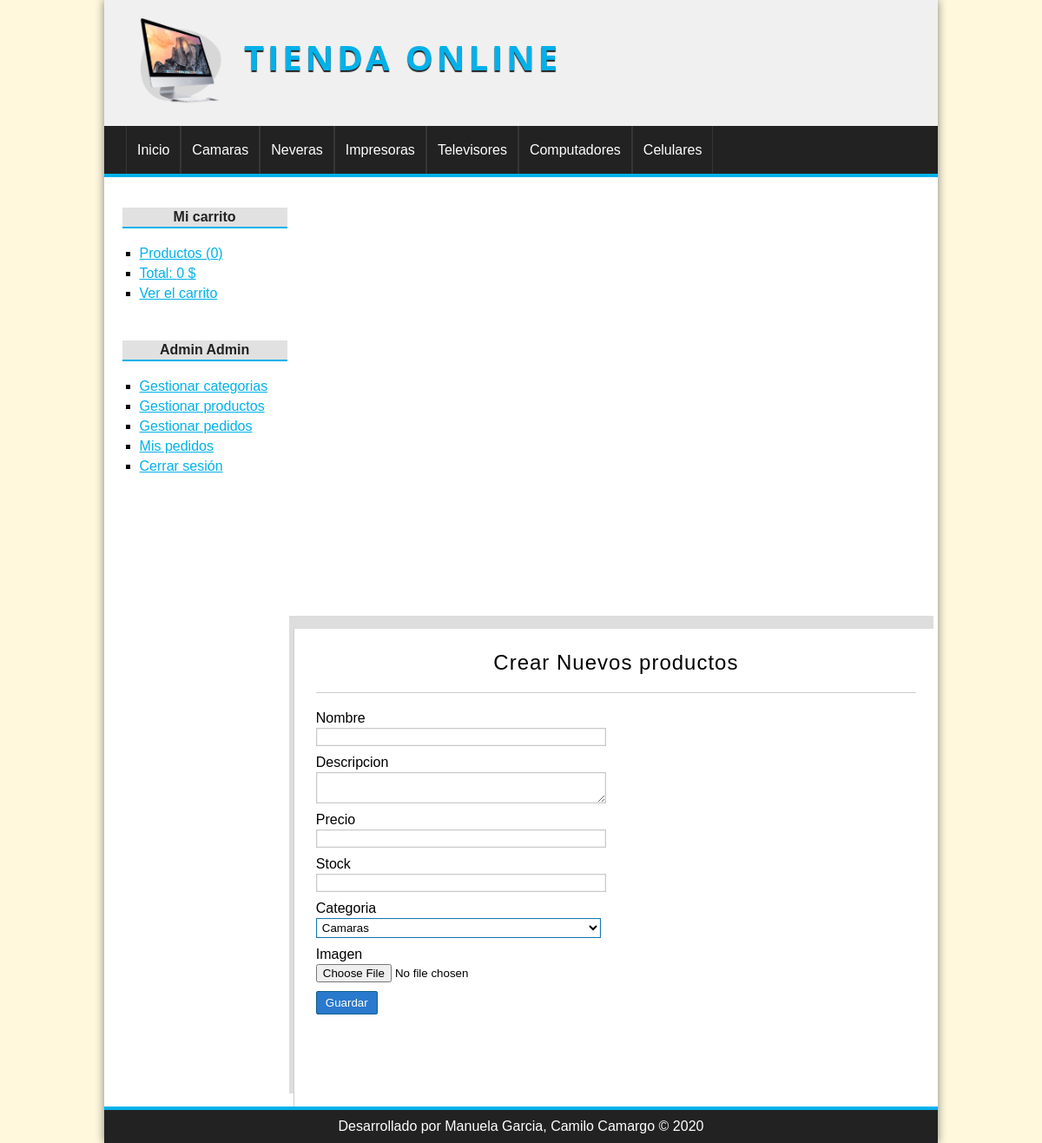
The page /proyecto-php-poo/producto/crear (signed in) on the database its author committed.
### tables this page shows
CREATE TABLE `categorias` (
  `id` int(255) NOT NULL,
  `nombre` varchar(100) NOT NULL
);

### proyecto-php-poo/config/db.php (called while the page is built)
<?php
class Database{
    public static function connect(){
        $db= new mysqli('localhost', 'root', '', 'tienda_master');
        $db->query("SET NAMES 'utf8'");
        return $db;
    }
}

### proyecto-php-poo/helpers/utils.php (called while the page is built, shortened)
<?php
class Utils
{
    public static  function showCategorias(){
        require_once 'models/categoria.php';
        $categoria = new Categoria();
        $categorias= $categoria->getAll();
        return $categorias;
    }
}

### proyecto-php-poo/models/categoria.php (called while the page is built, shortened)
<?php
class Categoria
{
    private $db;
    public function __construct()
    {
        $this->db = Database::connect();
    }
    public function getAll(){
      $categorias = $this->db->query("SELECT * FROM categorias ORDER BY id desc ;");
      return $categorias;
    }
}

### proyecto-php-poo/controllers/ProductoController.php (called while the page is built, shortened)
<?php
class productoController{
	public function crear(){
		require_once 'views/producto/crear.php';
	}
}

### proyecto-php-poo/views/producto/crear.php (the view, shortened to what this page needs)
<?php
if(isset($edit)&& isset($pro) && is_object($pro)): ?>
    <h1>Editar producto <?=$pro->nombre?></h1>
    <?php
    $url_action = base_url."producto/save&id=".$pro->id;
    ?>
<?php else: ?>
    <h1>Crear Nuevos productos</h1>
    <?php
    $url_action = base_url."producto/save";
    ?>
<?php endif; ?>
<div class="form_container">
<form action="<?=$url_action?>" method="post" enctype="multipart/form-data">
    <label for="nombre">Nombre</label>
    <input type="text" name="nombre" value="<?=isset($pro) && is_object($pro) ? $pro->nombre: ''; ?>">
    <label for="descripcion">Descripcion</label>
    <textarea name="descripcion"><?=isset($pro) && is_object($pro) ? $pro->descripcion: ''; ?></textarea>
    <label for="precio">Precio</label>
    <input type="text" name="precio" value="<?=isset($pro) && is_object($pro) ? $pro->precio: ''; ?>">
    <label for="stock">Stock</label>
    <input type="number" name="stock" value="<?=isset($pro) && is_object($pro) ? $pro->stock: ''; ?>">
    <label for="categoria">Categoria</label>
    <?php $categorias = Utils::showCategorias();?>
    <select name="categoria">
        <?php while ($cat = $categorias->fetch_object()): ?>
            <option value="<?=$cat->id ?>"<?=isset($pro) && is_object($pro) && $cat->id == $pro->categoria_id ? 'selected': ''; ?>>
                <?=$cat->nombre?>
            </option>
        <?php endwhile; ?>
    </select>
    <label for="imagen">Imagen</label>
    <input type="file" name="imagen">
    <input type="submit" value="Guardar">
</form>
</div>

### proyecto-php-poo/views/layout/header.php (shortened to what this page needs)
<!DOCTYPE html>
<html lang="es">
<head>
    <link rel="stylesheet" href="<?= base_url ?>assets/css/styles.css">
</head>
<body>
    <div id="container">
        <header id="header">
            <div id="logo">
                <img src="<?= base_url ?>assets/img/logo.png" alt=" camiseta logo">
                <a href="<?=base_url?>">
                    Tienda Online
                </a>
            </div>
        </header>
        <?php $categorias = Utils::showCategorias(); ?>
        <nav id="menu">
            <ul>
                <li>
                    <a href="<?=base_url?>">Inicio</a>
                </li>
                <?php while ($cat = $categorias->fetch_object()): ?>
                    <li>
                        <a href="<?=base_url?>categoria/ver&id=<?=$cat->id?>"><?=$cat->nombre?></a>
                    </li>
                <?php endwhile; ?>
            </ul>
        </nav>
        <div id="content">

### proyecto-php-poo/assets/css/styles.css (style rules this page uses)
* { padding:0px; margin: 0px; font-family: sans-serif, Helvetica, Arial; }
body { background: cornsilk ; }
a { color: #01b1ea; }
#container { width: 80%; margin: 0px auto; box-shadow: 0px 0px 10px gray ; background: white; }
#header { height: 145px; background: #f0f0f0; }
#logo { padding: 20px; margin-left: 20px; float: left; }
#logo img { float: left; height: 100px; }
#logo a { float: left; font-size: 40px; letter-spacing: 4px; font-family: 'Open Sans', Arial, Helvetica, sans-serif; text-transform: uppercase; color: #01B1EA; font-weight: bold; text-decoration: none; margin-top: 18px; margin-left: 25px; text-shadow: 0px 2px 1px #222222; transition: all 300ms; }
#menu { clear: both; background: #222; color:white; height: 55px; border-bottom: 4px solid #01B1EA ; }
#menu ul { list-style: none; text-decoration: none; margin: 0px auto; margin-left: 25px; }
#menu ul li { line-height: 55px; float: left; border-right: 1px solid #363636; }
#menu a { display: block; color: white; text-decoration: none; padding-left: 12px; padding-right:12px ; transition: all 300ms; }
#menu a:first-child { border-left: 1px solid #363636; }
#content { margin:0px auto; overflow: hidden; background: white; }
.form_container { width: 50%; }
label, input[type="text"], input[type="password"], input[type="email"], input[type="number"], select, textarea { display: block; width: 95%; margin-top: 2px; margin-bottom: 2px; }
input[type="text"], input[type="password"], input[type="email"], input[type="number"], select, textarea { border: 1px solid #c9c9c9; box-shadow: 0px 0px 2px #ccc inset; background: white; padding: 2px; color:gray; transition: all 300ms; }
input[type="text"]:focus, input[type="password"]:focus, input[type="email"]:focus, select { border: 1px solid #1579b5; color: black; }
input[ type="button"], input[ type="submit"], button, .button { display: block; border-radius: 2px; width: auto; padding: 5px; padding-left: 10px; padding-right: 10px; color: white; background: #2979cd; border: 1px solid #11608E; cursor: pointer; }
label, input[ type="button"], input[ type="submit"], button { display: block; margin-top: 10px; }
#central h1 { font-size: 24px; font-weight: normal; letter-spacing: 1px; text-align: center; border-bottom: 1px solid #ccc; margin-bottom: 20px; padding: 20px; padding-top: 0px; }

### rows shown on the page
categorias: nombre "Camaras"
categorias: nombre "Neveras"
categorias: nombre "Impresoras"
categorias: nombre "Televisores"
categorias: nombre "Computadores"
categorias: nombre "Celulares"

### other values the page prints
$stats['count'] "0"
$stats['total'] "0"
$_SESSION['identify']->nombre "Admin"
$_SESSION['identify']->apellidos "Admin"
form field categoria "Camaras"
